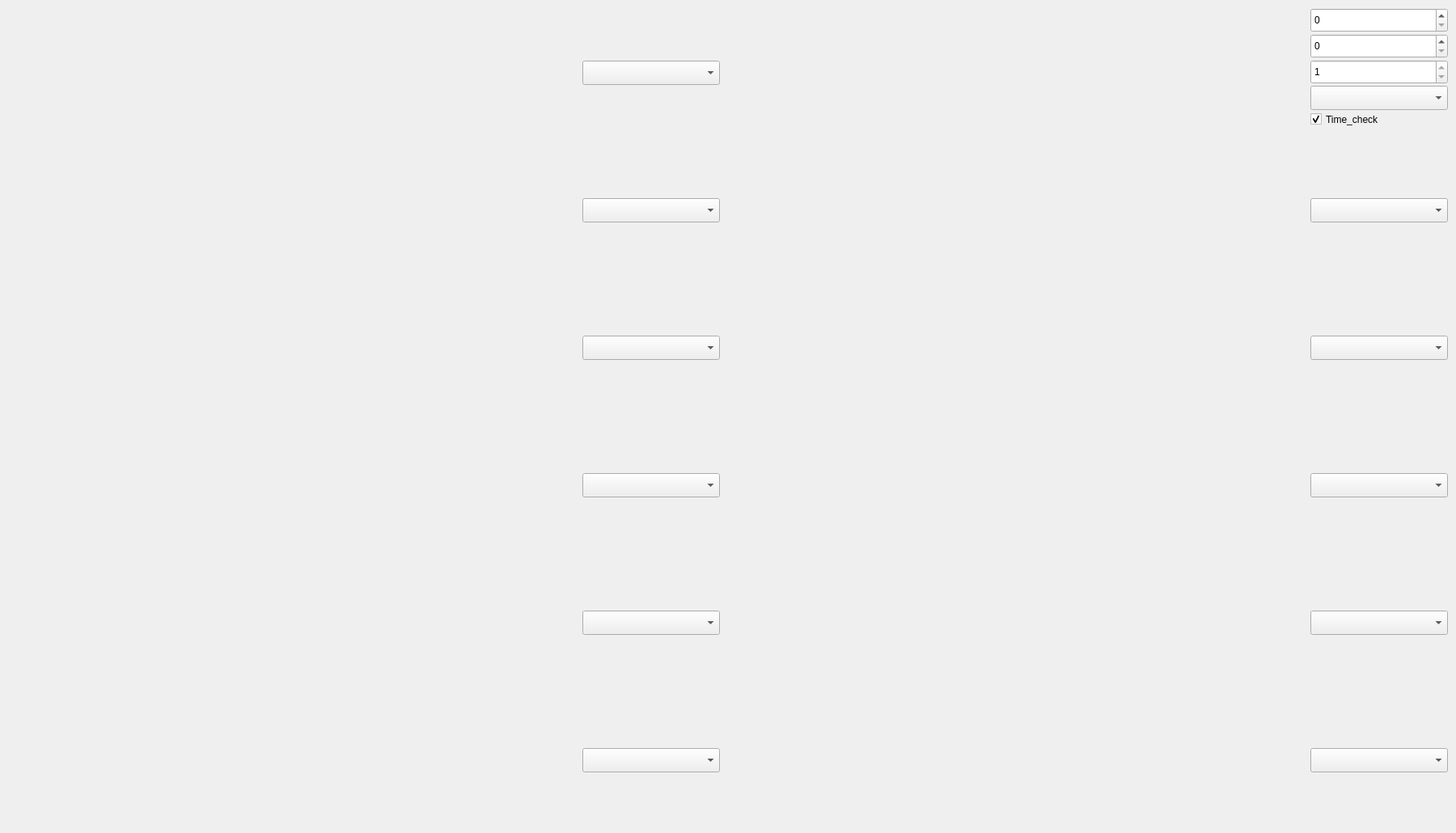
<?xml version="1.0" encoding="UTF-8"?>
<ui version="4.0">
 <class>Monitoring</class>
 <widget class="QWidget" name="Monitoring">
  <property name="geometry">
   <rect>
    <x>0</x>
    <y>0</y>
    <width>1800</width>
    <height>1030</height>
   </rect>
  </property>
  <property name="windowTitle">
   <string>Form</string>
  </property>
  <widget class="QComboBox" name="comboBox_1">
   <property name="geometry">
    <rect>
     <x>720</x>
     <y>75</y>
     <width>170</width>
     <height>30</height>
    </rect>
   </property>
  </widget>
  <widget class="QComboBox" name="comboBox_2">
   <property name="geometry">
    <rect>
     <x>720</x>
     <y>245</y>
     <width>170</width>
     <height>30</height>
    </rect>
   </property>
  </widget>
  <widget class="QComboBox" name="comboBox_3">
   <property name="geometry">
    <rect>
     <x>720</x>
     <y>415</y>
     <width>170</width>
     <height>30</height>
    </rect>
   </property>
  </widget>
  <widget class="QComboBox" name="comboBox_4">
   <property name="geometry">
    <rect>
     <x>720</x>
     <y>585</y>
     <width>170</width>
     <height>30</height>
    </rect>
   </property>
  </widget>
  <widget class="QComboBox" name="comboBox_5">
   <property name="geometry">
    <rect>
     <x>720</x>
     <y>755</y>
     <width>170</width>
     <height>30</height>
    </rect>
   </property>
  </widget>
  <widget class="QComboBox" name="comboBox_6">
   <property name="geometry">
    <rect>
     <x>720</x>
     <y>925</y>
     <width>170</width>
     <height>30</height>
    </rect>
   </property>
  </widget>
  <widget class="QComboBox" name="comboBox_7">
   <property name="geometry">
    <rect>
     <x>1620</x>
     <y>106</y>
     <width>170</width>
     <height>30</height>
    </rect>
   </property>
  </widget>
  <widget class="QComboBox" name="comboBox_8">
   <property name="geometry">
    <rect>
     <x>1620</x>
     <y>245</y>
     <width>170</width>
     <height>30</height>
    </rect>
   </property>
  </widget>
  <widget class="QComboBox" name="comboBox_9">
   <property name="geometry">
    <rect>
     <x>1620</x>
     <y>415</y>
     <width>170</width>
     <height>30</height>
    </rect>
   </property>
  </widget>
  <widget class="QComboBox" name="comboBox_10">
   <property name="geometry">
    <rect>
     <x>1620</x>
     <y>585</y>
     <width>170</width>
     <height>30</height>
    </rect>
   </property>
  </widget>
  <widget class="QComboBox" name="comboBox_11">
   <property name="geometry">
    <rect>
     <x>1620</x>
     <y>755</y>
     <width>170</width>
     <height>30</height>
    </rect>
   </property>
  </widget>
  <widget class="QComboBox" name="comboBox_12">
   <property name="geometry">
    <rect>
     <x>1620</x>
     <y>925</y>
     <width>170</width>
     <height>30</height>
    </rect>
   </property>
  </widget>
  <widget class="QSpinBox" name="spin_begin">
   <property name="geometry">
    <rect>
     <x>1620</x>
     <y>10</y>
     <width>170</width>
     <height>30</height>
    </rect>
   </property>
  </widget>
  <widget class="QSpinBox" name="spin_end">
   <property name="geometry">
    <rect>
     <x>1620</x>
     <y>42</y>
     <width>170</width>
     <height>30</height>
    </rect>
   </property>
  </widget>
  <widget class="QSpinBox" name="h_spin_box">
   <property name="geometry">
    <rect>
     <x>1620</x>
     <y>74</y>
     <width>170</width>
     <height>30</height>
    </rect>
   </property>
   <property name="minimum">
    <number>1</number>
   </property>
   <property name="maximum">
    <number>1</number>
   </property>
  </widget>
  <widget class="QCheckBox" name="Time_check">
   <property name="geometry">
    <rect>
     <x>1620</x>
     <y>140</y>
     <width>85</width>
     <height>15</height>
    </rect>
   </property>
   <property name="text">
    <string>Time_check</string>
   </property>
   <property name="checked">
    <bool>true</bool>
   </property>
  </widget>
 </widget>
 <resources/>
 <connections/>
</ui>
